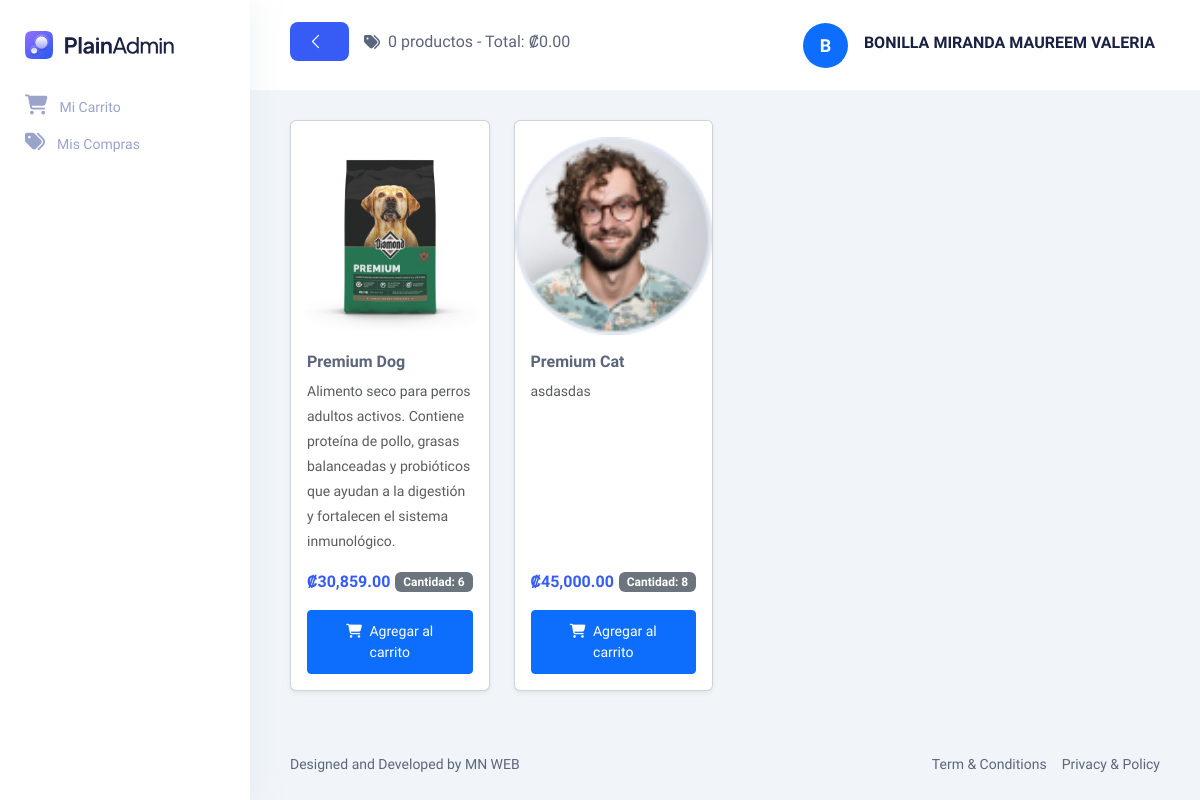
The app's page /Views/vHome/Inicio.php (signed in) with its own data.
### tables this page shows
CREATE TABLE `tproducto` (
  `Consecutivo` int(11) NOT NULL AUTO_INCREMENT,
  `Nombre` varchar(100) NOT NULL,
  `Precio` decimal(10,2) NOT NULL,
  `Descripcion` varchar(1000) NOT NULL,
  `Cantidad` int(11) NOT NULL,
  `Imagen` varchar(100) NOT NULL,
  `Estado` bit(1) NOT NULL,
  PRIMARY KEY (`Consecutivo`),
  UNIQUE KEY `UK_Nombre` (`Nombre`)
);

### Models/ProductoModel.php (called while the page is built, shortened)
<?php
function ConsultarProductosActivosModel()
{
    try
    {
        $context = OpenDatabase();
        $sp = "CALL sp_ConsultarProductosActivos()";
        $result = $context -> query($sp);
        $datos = [];
        while($fila = $result -> fetch_assoc())
        {
            $datos[] = $fila;
        }
        return $datos;
    }
    catch (Exception $e)
    {
        return null;
    }
}

### Controllers/ProductoController.php (called while the page is built, shortened)
<?php
include_once $_SERVER["DOCUMENT_ROOT"] . "/MN_ECC/Models/ProductoModel.php";
function ConsultarProductosActivos()
{
    return ConsultarProductosActivosModel();
}

### Views/vHome/Inicio.php (the view, shortened to what this page needs)
<?php
include_once $_SERVER["DOCUMENT_ROOT"] . "/MN_ECC/Views/layout.php";
include_once $_SERVER["DOCUMENT_ROOT"] . "/MN_ECC/Controllers/ProductoController.php";
$productosActivos = ConsultarProductosActivos();
?>
<!DOCTYPE html>
<html lang="en">
<body>
  <main class="main-wrapper">
    <section class="section">
      <div class="container-fluid">
        <div class="title-wrapper pt-30">
          <div class="row g-4">
            <?php foreach ($productosActivos as $producto): ?>
            <div class="col-sm-6 col-md-4 col-lg-3">
              <div class="card h-100 shadow-sm">
              <img src="<?= htmlspecialchars($producto['Imagen']) ?>"
                     class="card-img-top object-fit-contain"
                     style="height: 200px; margin-top: 15px;">
                <div class="card-body d-flex flex-column">
                  <h5 class="card-title"><?= htmlspecialchars($producto['Nombre']) ?></h5>
                  <p class="card-text text-muted small flex-grow-1"><?= htmlspecialchars($producto['Descripcion']) ?></p>
                  <div class="d-flex justify-content-between align-items-center mt-3">
                    <span class="fw-bold text-primary">₡<?= number_format((float) str_replace(',', '.', $producto['Precio']), 2) ?></span>
                    <span class="badge bg-secondary">Cantidad: <?= (int) $producto['Cantidad'] ?></span>
                  </div>
                  <?php if (isset($_SESSION["ConsecutivoRol"]) && $_SESSION["ConsecutivoRol"] != 1) { ?>
                  <button class="btn btn-primary btn-sm w-100 mt-3" onclick="AgregarProductoCarrito(<?= $producto['Consecutivo'] ?>)">
                      <i class="fas fa-shopping-cart me-1"></i> Agregar al carrito
                    </button>
                  <?php } ?>
                </div>
              </div>
            </div>
            <?php endforeach; ?>
          </div>
        </div>
      </div>
    </section>
  </main>
</body>
</html>

### Views/assets/css/fullcalendar.css (style rules this page uses)
:root { --fc-daygrid-event-dot-width:8px;--fc-list-event-dot-width:10px;--fc-list-event-hover-bg-color:#f5f5f5 }

### records on screen
tproducto: Imagen (picture), Nombre "Premium Dog", Descripcion "Alimento seco para perros adultos activos. Contiene proteína de pollo, grasas balanceadas y probióticos que ayudan a la digestión y fortalecen el sistema inmunológico.", Precio "30,859.00", Cantidad "6"
tproducto: Imagen (picture), Nombre "Premium Cat", Descripcion "asdasdas", Precio "45,000.00", Cantidad "8"

### other values on screen
$totalCantidad "0"
$totalPago "0.00"
substr($nombreUsuario, 0, 1) "B"
$nombreUsuario "BONILLA MIRANDA MAUREEM VALERIA"
